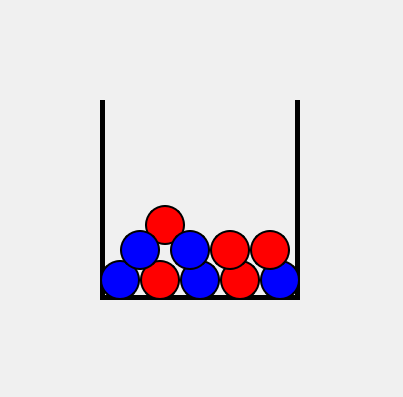
<?xml version="1.0" encoding="UTF-8"?>
<ui version="4.0">
 <class>Form</class>
 <widget class="QWidget" name="Form">
  <property name="geometry">
   <rect>
    <x>0</x>
    <y>0</y>
    <width>403</width>
    <height>397</height>
   </rect>
  </property>
  <property name="styleSheet">
   <string notr="true">background-color: #f0f0f0;</string>
  </property>
  <widget class="QWidget" name="urnContainer" native="true">
   <property name="geometry">
    <rect>
     <x>100</x>
     <y>100</y>
     <width>200</width>
     <height>200</height>
    </rect>
   </property>
   <property name="styleSheet">
    <string notr="true">border-style: solid;
border-width: 0px 5px 5px 5px; /* top right bottom left */
border-color: black; background-color: #f0f0f0;</string>
   </property>
   <widget class="QLabel" name="ballLabel9">
    <property name="geometry">
     <rect>
      <x>160</x>
      <y>160</y>
      <width>40</width>
      <height>40</height>
     </rect>
    </property>
    <property name="styleSheet">
     <string notr="true">background-color: blue; border-radius: 20px; border: 1.5px solid black</string>
    </property>
   </widget>
   <widget class="QLabel" name="ballLabel8">
    <property name="geometry">
     <rect>
      <x>120</x>
      <y>160</y>
      <width>40</width>
      <height>40</height>
     </rect>
    </property>
    <property name="styleSheet">
     <string notr="true">background-color: red; border-radius: 20px; border: 1.5px solid black;</string>
    </property>
   </widget>
   <widget class="QLabel" name="ballLabel7">
    <property name="geometry">
     <rect>
      <x>80</x>
      <y>160</y>
      <width>40</width>
      <height>40</height>
     </rect>
    </property>
    <property name="styleSheet">
     <string notr="true">background-color: blue; border-radius: 20px; border: 1.5px solid black</string>
    </property>
   </widget>
   <widget class="QLabel" name="ballLabel6">
    <property name="geometry">
     <rect>
      <x>110</x>
      <y>130</y>
      <width>40</width>
      <height>40</height>
     </rect>
    </property>
    <property name="styleSheet">
     <string notr="true">background-color: red; border-radius: 20px; border: 1.5px solid black;</string>
    </property>
   </widget>
   <widget class="QLabel" name="ballLabel5">
    <property name="geometry">
     <rect>
      <x>0</x>
      <y>160</y>
      <width>40</width>
      <height>40</height>
     </rect>
    </property>
    <property name="styleSheet">
     <string notr="true">background-color: blue; border-radius: 20px; border: 1.5px solid black</string>
    </property>
   </widget>
   <widget class="QLabel" name="ballLabel4">
    <property name="geometry">
     <rect>
      <x>150</x>
      <y>130</y>
      <width>40</width>
      <height>40</height>
     </rect>
    </property>
    <property name="styleSheet">
     <string notr="true">background-color: red; border-radius: 20px; border: 1.5px solid black;</string>
    </property>
   </widget>
   <widget class="QLabel" name="ballLabel2">
    <property name="geometry">
     <rect>
      <x>45</x>
      <y>105</y>
      <width>40</width>
      <height>40</height>
     </rect>
    </property>
    <property name="styleSheet">
     <string notr="true">background-color: red; border-radius: 20px; border: 1.5px solid black;</string>
    </property>
   </widget>
   <widget class="QLabel" name="ballLabel0">
    <property name="geometry">
     <rect>
      <x>40</x>
      <y>160</y>
      <width>40</width>
      <height>40</height>
     </rect>
    </property>
    <property name="styleSheet">
     <string notr="true">background-color: red; border-radius: 20px; border: 1.5px solid black;</string>
    </property>
   </widget>
   <widget class="QLabel" name="ballLabel1">
    <property name="geometry">
     <rect>
      <x>20</x>
      <y>130</y>
      <width>40</width>
      <height>40</height>
     </rect>
    </property>
    <property name="styleSheet">
     <string notr="true">background-color: blue; border-radius: 20px; border: 1.5px solid black</string>
    </property>
   </widget>
   <widget class="QLabel" name="ballLabel3">
    <property name="geometry">
     <rect>
      <x>70</x>
      <y>130</y>
      <width>40</width>
      <height>40</height>
     </rect>
    </property>
    <property name="styleSheet">
     <string notr="true">background-color: blue; border-radius: 20px; border: 1.5px solid black</string>
    </property>
   </widget>
  </widget>
 </widget>
 <resources/>
 <connections/>
</ui>
